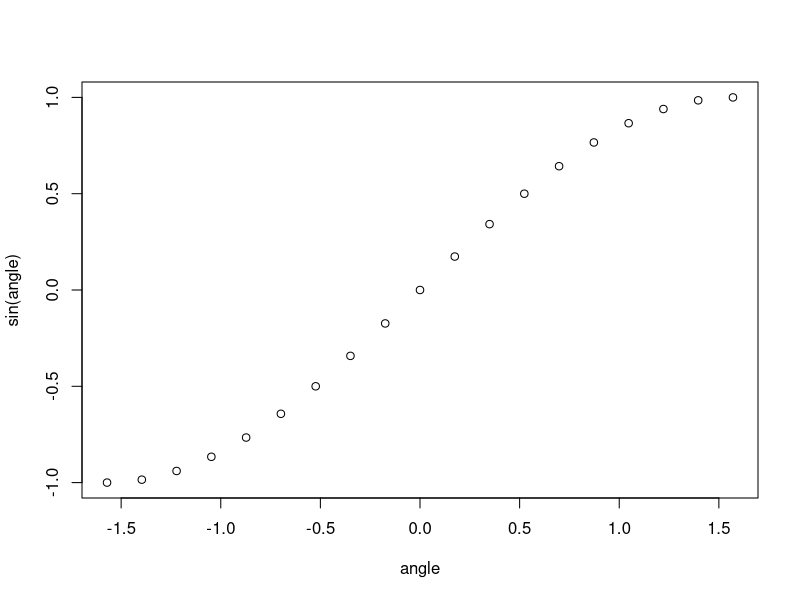
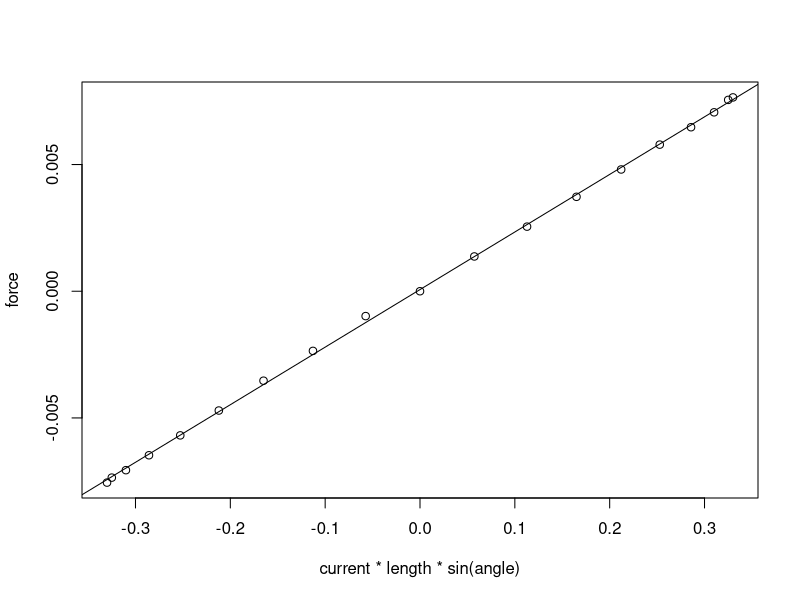
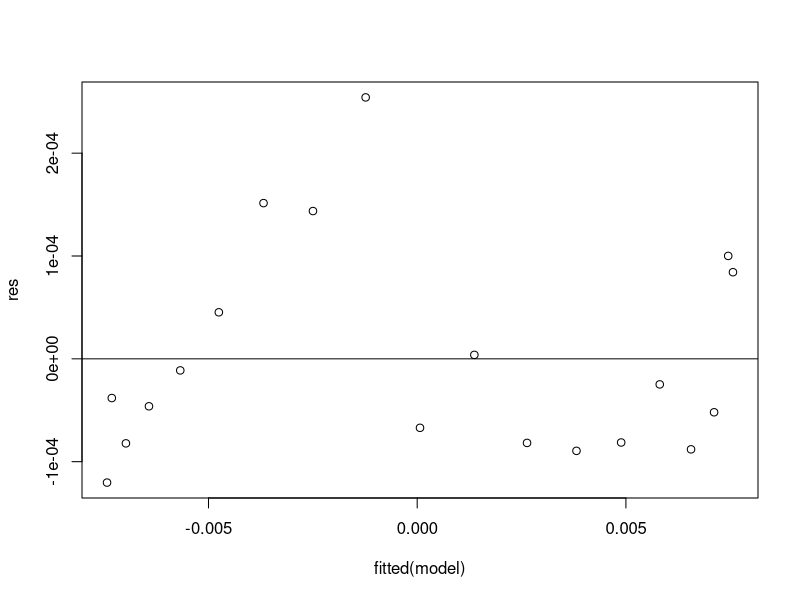
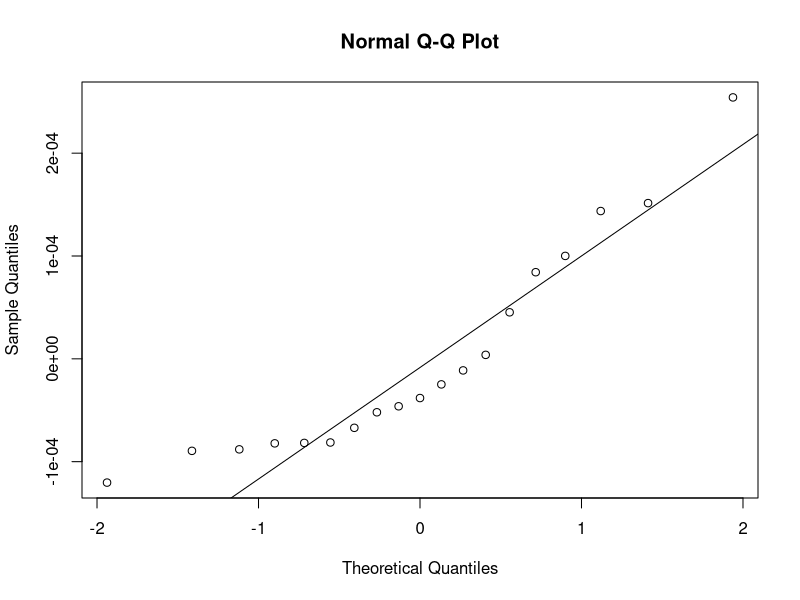
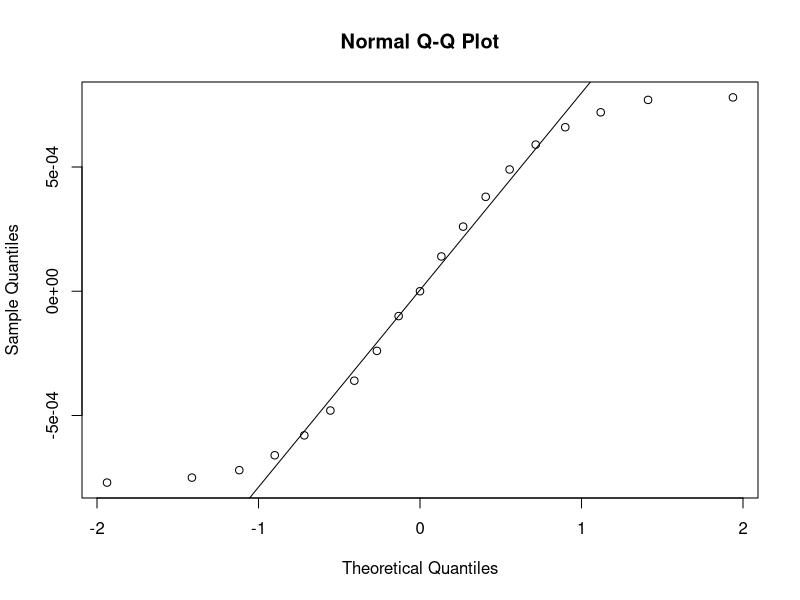
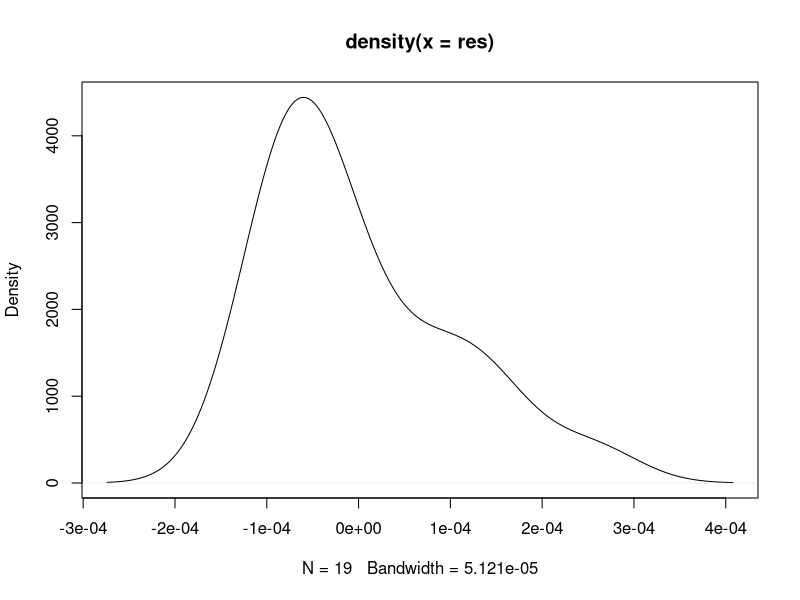
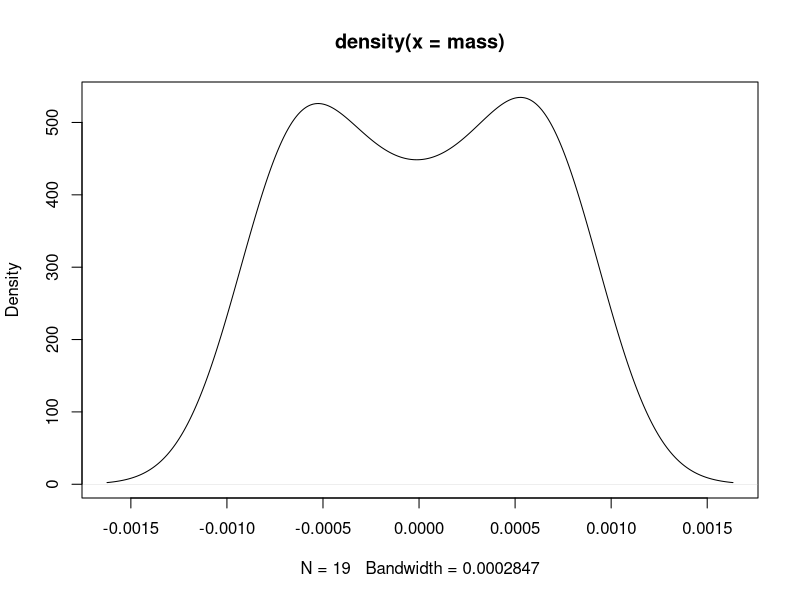

Source code (R) for these figures, in order:
# Earth's gravitational acceleration
g = 9.80665

# Variable Angle
current = 3
length = 0.11
angle = ( c(-90, -80, -70, -60, -50, -40, -30, -20, -10, 0, 10, 20, 30, 40, 50, 60, 70, 80, 90) * pi ) / 180
mass = c(-77, -75, -72, -66, -58, -48, -36, -24, -10, 0, 14, 26, 38, 49, 59, 66, 72, 77, 78) / 100000
force = mass * g

# Plot sin
plot(angle, sin(angle))

# Linear regression
model = lm(force ~ I(current * length * sin(angle)))
summary(model)

# Plots with regression line
plot(current * length * sin(angle), force)
abline(model)

# Residuals
res = resid(model)

# Residual VS Fitted plot
plot(fitted(model), res)
abline(0,0)

# Shapiro-Wilk
shapiro.test(res)
shapiro.test(mass)

# QQ-plot 
qqnorm(res)
qqline(res)

qqnorm(mass)
qqline(mass)

# Density
plot(density(res))
plot(density(mass))